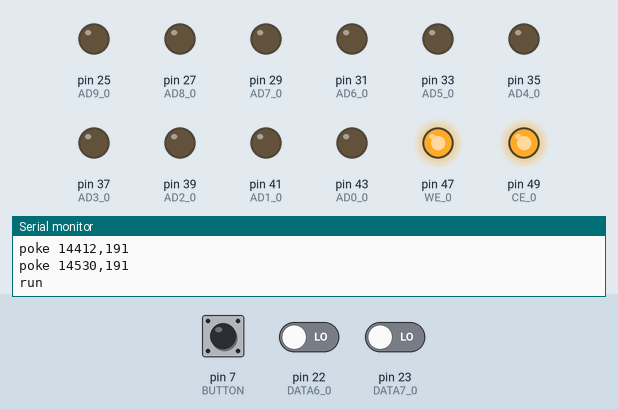
This sketch was run on a simulated Arduino Mega 2560, built with avr-gcc and run on an emulated ATmega2560. Parts: output pins drawn as LEDs (lit = HIGH), the last lines printed to the serial monitor. Dashed ring = blinking. The inputs (shaded band) are chosen by the test bench; at power-on: pin 7 (BUTTON) HIGH, pin 22 (DATA6_0) LOW, pin 23 (DATA7_0) LOW. Storage starts empty; pins used as bus, display or sensor lines are not drawn.

Above: at 1.4 s.
1.5 s: pin 7 (BUTTON) pulled LOW for 0.15 s
At 2.19 s:
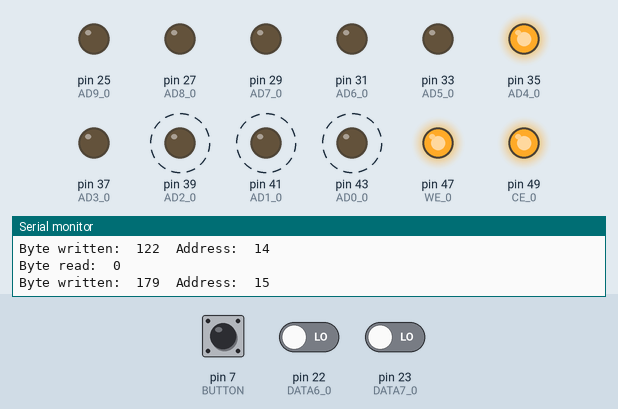
At 3.7 s:
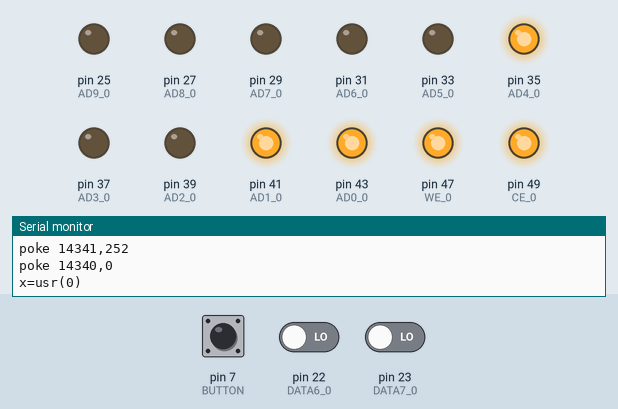
4.5 s: pin 7 (BUTTON) pulled LOW for 1 s
At 4.87 s:
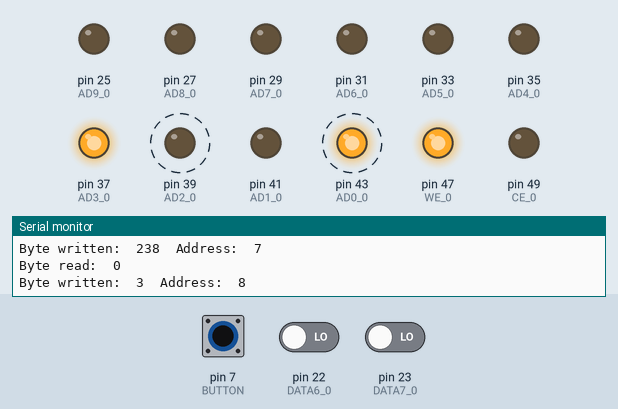
7.5 s: pin 7 (BUTTON) driven LOW and pin 22 (DATA6_0) driven HIGH
At 8.16 s:
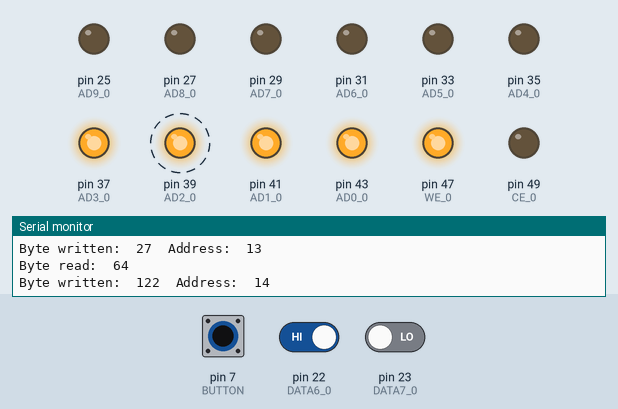
10.5 s: pin 23 (DATA7_0) driven HIGH
13.5 s: pin 23 (DATA7_0) driven LOW
16.5 s: pin 23 (DATA7_0) driven HIGH
Timing chart, 0 to 20.5 s (numbered marks = the images above; inputs shaded):
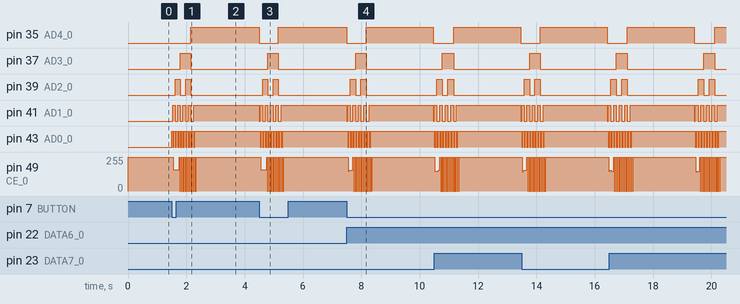

The sketch:

aqua_write.ino
```cpp
#include <SD.h>

////
// Arduino side of RAM.
////

#define CE_0 49
#define WE_0 47
#define OE_0 45

#define AD0_0 43
#define AD1_0 41
#define AD2_0 39
#define AD3_0 37
#define AD4_0 35
#define AD5_0 33
#define AD6_0 31
#define AD7_0 29
#define AD8_0 27
#define AD9_0 25

#define DATA0_0 34
#define DATA1_0 32
#define DATA2_0 30
#define DATA3_0 28
#define DATA4_0 26
#define DATA5_0 24
#define DATA6_0 22
#define DATA7_0 23

#define BUTTON 7

File myFile;
int idx = 0;
char stringArray[10];
int addr = 0;

void setup() {
  pinMode(CE_0, OUTPUT);
  pinMode(WE_0, OUTPUT);
  pinMode(OE_0, OUTPUT);

  digitalWrite(CE_0, HIGH);
  digitalWrite(WE_0, HIGH);
  digitalWrite(OE_0, HIGH);

  pinMode(AD0_0, OUTPUT);
  pinMode(AD1_0, OUTPUT);
  pinMode(AD2_0, OUTPUT);
  pinMode(AD3_0, OUTPUT);
  pinMode(AD4_0, OUTPUT);
  pinMode(AD5_0, OUTPUT);
  pinMode(AD6_0, OUTPUT);
  pinMode(AD7_0, OUTPUT);
  pinMode(AD8_0, OUTPUT);
  pinMode(AD9_0, OUTPUT);

  pinMode(DATA0_0, OUTPUT);
  pinMode(DATA1_0, OUTPUT);
  pinMode(DATA2_0, OUTPUT);
  pinMode(DATA3_0, OUTPUT);
  pinMode(DATA4_0, OUTPUT);
  pinMode(DATA5_0, OUTPUT);
  pinMode(DATA6_0, OUTPUT);
  pinMode(DATA7_0, OUTPUT);

  pinMode(BUTTON, INPUT);

  Serial.begin(9600);

  printSwLockDisableInstructions();
}

void loop() {
  if (digitalRead(BUTTON) == LOW) {

    int next;
    int pageNum = 0;

    addr = 0;
    writeLoader(pageNum);

    if (!SD.begin(53)) {
      while (true);
    }

    myFile = SD.open("data.txt");

    if (myFile) {
      while ((next = myFile.read()) != -1) {
          char nextChar = (char) next;

          if (nextChar == '\n') {
              stringArray[idx] = '\0';

              // One complete line of the data file is ready at this point.
              writeByteToRam(atoi(stringArray));
              readByteFromRam();
              addr += 1;

              idx = 0;

              // One page complete.
              if (addr == 1024) {
                Serial.println("Page loaded. Transfer to RAM, then press button to continue.");
                printRamTransferInstructions();
                while (digitalRead(BUTTON) == HIGH) {}

                Serial.println("Continuing data load...");
                addr = 0;
                pageNum++;
                writeLoader(pageNum);
              }

          } else {
              stringArray[idx] = nextChar;
              idx += 1;
          }
      }

      myFile.close();
    }

    Serial.println("All SD data loaded. Transfer it to RAM.");
    printRamTransferInstructions();

    delay(2000); // Prevent button bounce.
  }
}

void writeByteToRam(int data) {
  // Set address and data.
  digitalWrite(AD0_0, bitRead(addr, 0));
  digitalWrite(AD1_0, bitRead(addr, 1));
  digitalWrite(AD2_0, bitRead(addr, 2));
  digitalWrite(AD3_0, bitRead(addr, 3));
  digitalWrite(AD4_0, bitRead(addr, 4));
  digitalWrite(AD5_0, bitRead(addr, 5));
  digitalWrite(AD6_0, bitRead(addr, 6));
  digitalWrite(AD7_0, bitRead(addr, 7));
  digitalWrite(AD8_0, bitRead(addr, 8));
  digitalWrite(AD9_0, bitRead(addr, 9));

  digitalWrite(DATA0_0, bitRead(data, 0));
  digitalWrite(DATA1_0, bitRead(data, 1));
  digitalWrite(DATA2_0, bitRead(data, 2));
  digitalWrite(DATA3_0, bitRead(data, 3));
  digitalWrite(DATA4_0, bitRead(data, 4));
  digitalWrite(DATA5_0, bitRead(data, 5));
  digitalWrite(DATA6_0, bitRead(data, 6));
  digitalWrite(DATA7_0, bitRead(data, 7));

  delay(1);
  digitalWrite(CE_0, LOW);
  digitalWrite(WE_0, LOW);
  delay(1);
  digitalWrite(WE_0, HIGH);
  digitalWrite(CE_0, HIGH);
  delay(1);

  Serial.print("Byte written:\t");
  Serial.print(data);
  Serial.print("\tAddress:\t");
  Serial.println(addr);
}

void readByteFromRam() {
  // Set address and data.
  digitalWrite(AD0_0, bitRead(addr, 0));
  digitalWrite(AD1_0, bitRead(addr, 1));
  digitalWrite(AD2_0, bitRead(addr, 2));
  digitalWrite(AD3_0, bitRead(addr, 3));
  digitalWrite(AD4_0, bitRead(addr, 4));
  digitalWrite(AD5_0, bitRead(addr, 5));
  digitalWrite(AD6_0, bitRead(addr, 6));
  digitalWrite(AD7_0, bitRead(addr, 7));
  digitalWrite(AD8_0, bitRead(addr, 8));
  digitalWrite(AD9_0, bitRead(addr, 9));

  pinMode(DATA0_0, INPUT);
  pinMode(DATA1_0, INPUT);
  pinMode(DATA2_0, INPUT);
  pinMode(DATA3_0, INPUT);
  pinMode(DATA4_0, INPUT);
  pinMode(DATA5_0, INPUT);
  pinMode(DATA6_0, INPUT);
  pinMode(DATA7_0, INPUT);

  delay(1);
  digitalWrite(CE_0, LOW);
  digitalWrite(OE_0, LOW);
  delay(1);

  String temp = String(digitalRead(DATA7_0)) + String(digitalRead(DATA6_0)) + String(digitalRead(DATA5_0)) + String(digitalRead(DATA4_0)) + String(digitalRead(DATA3_0)) + String(digitalRead(DATA2_0)) + String(digitalRead(DATA1_0)) + String(digitalRead(DATA0_0));
  int temp_i = strtol( temp.c_str(), NULL, 2 );
  Serial.print("Byte read:\t");
  Serial.println(temp_i);

  digitalWrite(OE_0, HIGH);
  digitalWrite(CE_0, HIGH);
  delay(1);

  pinMode(DATA0_0, OUTPUT);
  pinMode(DATA1_0, OUTPUT);
  pinMode(DATA2_0, OUTPUT);
  pinMode(DATA3_0, OUTPUT);
  pinMode(DATA4_0, OUTPUT);
  pinMode(DATA5_0, OUTPUT);
  pinMode(DATA6_0, OUTPUT);
  pinMode(DATA7_0, OUTPUT);
}

// The loader is machine code that sits at the start of the dual-port RAM chip
// memory and is used to copy the remainder of the contents to the correct SRAM location.
// This allows multiple pages of 1004 bytes (1024 minus loader size) to be copied in to memory for larger programs.
void writeLoader(int pageNum) {
  // Z80 machine code for the loader.
  uint8_t loader [] = {33, 20, 252, 1, 0, 64, 17, 238, 3, 126, 2, 35, 3, 27, 122, 179, 194, 9, 252, 201};

  // If this isn't the first page of data to load, adjust the address we are loading to (add 1004 per additional page).
  if (pageNum > 0) {
    int startLoc = 16384 + (1004 * pageNum);
    loader[4] = startLoc % 256;         // Low byte.
    loader[5] = int(startLoc / 256);    // High byte.
  }

  for (uint8_t val : loader) {
    writeByteToRam(val);
    readByteFromRam();
    addr += 1;
  }
}

void printRamTransferInstructions() {
  Serial.println("To load data to RAM:");
  Serial.println("poke 14341,252");
  Serial.println("poke 14340,0");
  Serial.println("x=usr(0)");
}

void printSwLockDisableInstructions() {
  Serial.println("Before starting, disable the Aquarius software lock:");

  Serial.println("poke 14510,63");
  Serial.println("poke 14412,63");
  Serial.println("poke 14530,63");

  Serial.println("10 print 1");
  Serial.println("run");

  Serial.println("poke 15250,175");
  Serial.println("poke 15251,211");
  Serial.println("poke 15252,255");
  Serial.println("poke 15253,201");

  Serial.println("poke 14341,59");
  Serial.println("poke 14340,146");
  Serial.println("x=usr(0)");

  Serial.println("poke 14510,191");
  Serial.println("poke 14412,191");
  Serial.println("poke 14530,191");

  Serial.println("run");
}
```

Measured:
- after the input at 1.5 s, pin 35 (AD4_0): LOW → HIGH after 0.66 s; pin 37 (AD3_0): LOW → HIGH after 0.29 s, → LOW 0.36 s later
- after the input at 4.5 s, pin 35 (AD4_0): HIGH → LOW at once, → HIGH 0.66 s later; pin 37 (AD3_0): LOW → HIGH after 0.29 s, → LOW 0.36 s later
- after the input at 7.5 s, pin 35 (AD4_0): HIGH → LOW at once, → HIGH 0.67 s later, → LOW 2.3 s later; pin 37 (AD3_0): LOW → HIGH after 0.30 s, → LOW 0.37 s later
